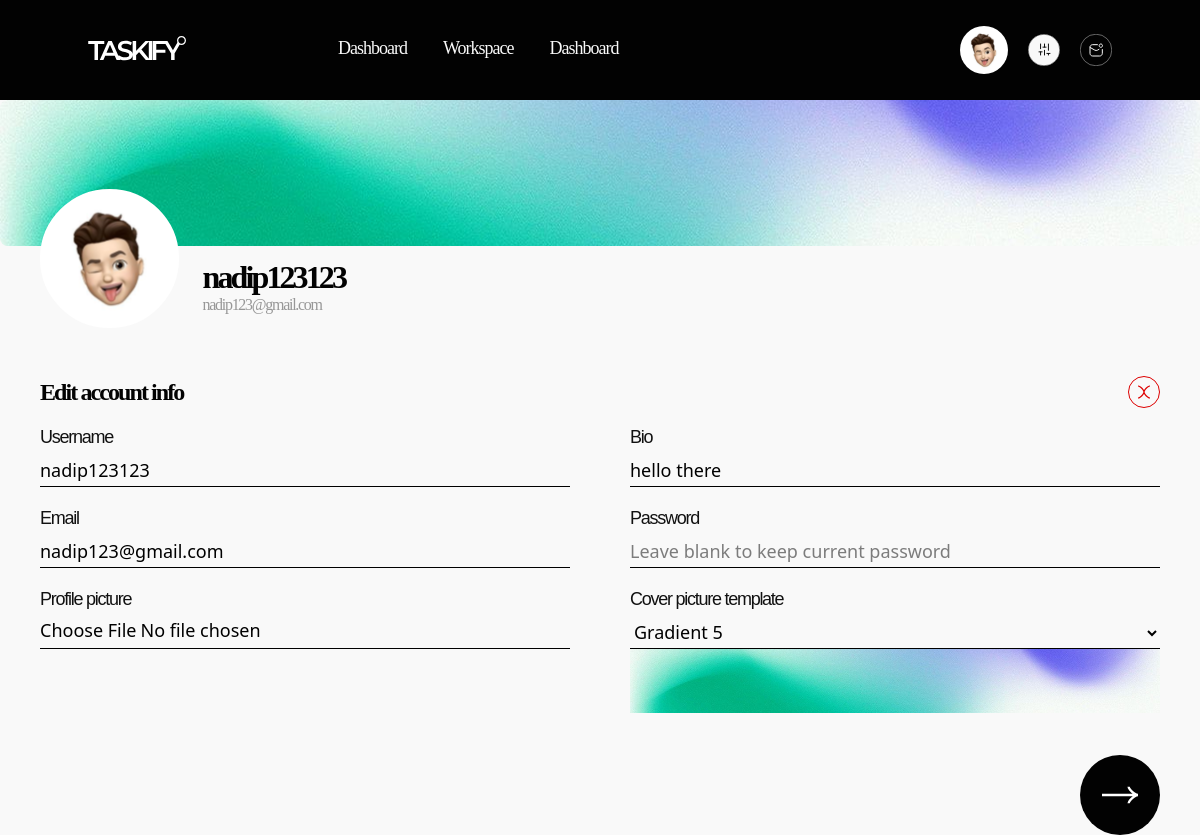
Screenshot of /frontend/edit-profile.php (signed in) with the database file from the repository.
### tables this page shows
CREATE TABLE `users` (
  `id` int NOT NULL,
  `username` varchar(50) NOT NULL,
  `email` varchar(100) NOT NULL,
  `password` varchar(255) NOT NULL,
  `profile_picture` varchar(255) DEFAULT NULL,
  `cover_picture` varchar(255) DEFAULT NULL,
  `created_at` timestamp NULL DEFAULT CURRENT_TIMESTAMP,
  `bio` text
);

### frontend/edit-profile.php (the view, shortened to what this page needs)
<?php
require_once '../backend/db.php';
$user_id = $_SESSION['id_user'];
$username = "";
$email = "";
$bio = "";
$profile_picture = "";
$cover_picture = "";
$stmt = $conn->prepare("SELECT username, email, bio, profile_picture, cover_picture FROM users WHERE id = ?");
$stmt->bind_param("i", $user_id);
$stmt->execute();
$stmt->bind_result($username, $email, $bio, $profile_picture, $cover_picture);
?>
<!DOCTYPE html>
<html>
  <head>
    <link
      href="../src/style.css"
      rel="stylesheet"
    />
  </head>
  <body class="bg-primary scrollbar">
        <nav class="h-[100px] bg-accent">
            <div class="container mx-auto flex justify-between">
                <div class="h-[100px] flex items-center">
                    <img src="../src/asset/icon/logo-white.svg" alt="logo">
                    <ul class="ml-[152px] flex font-mont text-[18px] font-light tracking-[-1px] text-primary gap-9 h-[100px]">
                        <li class="flex items-center border-b-4 hover:border-shade border-accent"><a href="Dashboard.php">Dashboard</a></li>
                        <li class="flex items-center border-b-4 border-accent hover:border-shade transition-all duration-300"><a href="">Workspace</a></li>
                        <li class="flex items-center border-b-4 border-accent hover:border-shade transition-all duration-300"><a href="">Dashboard</a></li>
                    </ul>
                </div>
                <div class="flex items-center">
                    <ul class="flex gap-5 hh-[100px] items-center">
                        <li><button class="flex items-center"><img src="../src/asset/icon/profile.svg" alt=""></button></li>
                        <li><a href="setting.php"><img src="../src/asset/icon/setting-white.svg" alt=""></a></li>
                        <li><button class="flex items-center"><img src="../src/asset/icon/notif.svg" alt=""></button></li>
                    </ul>
                </div>
            </div>
        </nav>
        <div>
            <?php if (!empty($cover_picture) && $cover_picture !== ''): ?>
                <img src="../src/asset/img/<?= htmlspecialchars($cover_picture) ?>" alt="Cover Picture" class="w-full max-h-48 object-cover rounded-lg" />
            <?php else: ?>
                <img src="../src/asset/img/gradient.png" alt="Default Cover Picture" class="w-full max-h-48 object-cover rounded-lg" />
            <?php endif; ?>
        </div>
        <div class="max-w-[1120px] mx-auto">
            <form method="POST" action="">
                <div class="w-full space-x-6 flex -mt-[57px] ">
                    <div class="flex flex-row ">
                        <div>
                            <img src="../src/asset/img/profile.svg" alt="">
                        </div>
                    </div>
                    <div class="flex mt-[52px] w-full justify-between items-center">
                        <div class="">
                        <h1 class="font-mont text-[32px] font-semibold tracking-[-2.88px] text-accent"><?= htmlspecialchars($username ?? '') ?></h1>
                        <h1 class="font-mont text-[16px] font-normal tracking-[-1.28px] text-inactive -mt-2"><?= htmlspecialchars($email ?? '') ?></h1>
                        </div>
                    </div>
                </div>
                <div class="mt-12">
                    <div class="justify-between flex items-center">
                        <h1 class="font-mont text-2xl text-accent font-semibold tracking-[-1.92px]">Edit account info</h1>
                        <a href="setting.php" class="cursor-pointer hover:bg-slate-200 rounded-full">
                            <img src="../src/asset/icon/cancel.svg" alt="cancel">
                        </a>
                    </div>
                <div class="grid grid-cols-2 gap-x-[60px] gap-y-[18px] mt-4 pb-[42px]">
                    <div>
                        <label class="block font-dm text-[18px] text-shade tracking-[-1.26px] mb-1 font-[300px]">Username</label>
                        <input
                          type="text"
                          name="username"
                          value="<?= htmlspecialchars($username ?? '') ?>"
                          class="w-full border-b border-black outline-none focus:ring-0 h-8  text-[18px]"
                          required
                        />
                    </div>
                    <div>
                        <label class="block font-dm text-[18px] text-shade tracking-[-1.26px] mb-1 font-[300px]">Bio</label>
                        <input
                          type="text"
                          name="bio"
                          value="<?= htmlspecialchars($bio ?? '') ?>"
                          class="w-full border-b border-black outline-none focus:ring-0 h-8  text-[18px]"
                        />
                    </div>
                    <div>
                        <label class="block font-dm text-[18px] text-shade tracking-[-1.26px] mb-1 font-[300px]">Email</label>
                        <input
                          type="email"
                          name="email"
                          value="<?= htmlspecialchars($email ?? '') ?>"
                          class="w-full border-b border-black outline-none focus:ring-0 h-8  text-[18px]"
                          required
                        />
                    </div>
                    <div>
                        <label class="block font-dm text-[18px] text-shade tracking-[-1.26px] mb-1 font-[300px]">Password</label>
                        <input
                          type="password"
                          name="password"
                          placeholder="Leave blank to keep current password"
                          class="w-full border-b border-black outline-none focus:ring-0 h-8  text-[18px]"
                        />
                    </div>
                    <div>
                        <label
                          class="block font-dm text-[18px] text-shade tracking-[-1.26px] mb-1 font-light"
                        >
                          Profile picture
                        </label>
                        <input
                          type="file"
                          name="profile_picture_file"
                          accept="image/*"
                          class="w-full border-b border-black outline-none focus:ring-0 h-8  text-[18px]"
                        />
                      </div>
                      <div>
                        <label
                          class="block font-dm text-[18px] text-shade tracking-[-1.26px] mb-1 font-light"
                        >
                          Cover picture template
                        </label>
                        <select name="cover_picture_template" class="w-full border-b border-black outline-none focus:ring-0 h-8  text-[18px]">
                          <option value="gradient-5.png" <?= $cover_picture === 'gradient-5.png' ? 'selected' : '' ?>>Gradient 5</option>
                        </select>
                        <?php if (!empty($cover_picture) && $cover_picture !== ''): ?>
                          <img src="../src/asset/img/<?= htmlspecialchars($cover_picture) ?>" alt="Cover Picture" class="max-h-24 mt-2" />
                        <?php endif; ?>
                      </div>
                </div>
                <span class="flex justify-end">
                    <button type="submit" class="group bg-accent rounded-full h-20 w-20 flex items-center justify-center transition-transform duration-200 hover:scale-140">
                        <img src="../src/asset/icon/right-arrow.svg" alt="arrow" class="w-9 h-[46px]" />
                    </button>
                </span>
                </div>
            </form>
        </div>
  </body>
</html>

### rows the page displays
users: cover_picture (picture), username "nadip123123", email "nadip123@gmail.com", bio "hello there", cover_picture_template "Gradient 5"
